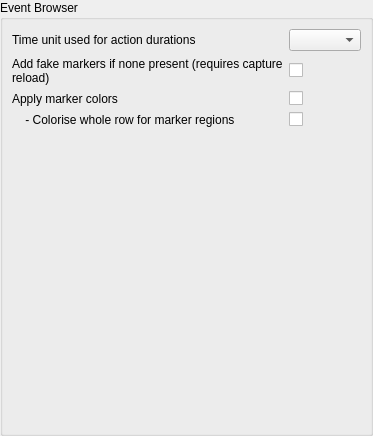
     <widget class="QWidget" name="eventTab">
      <attribute name="title">
       <string>Event Browser</string>
      </attribute>
      <layout class="QHBoxLayout" name="horizontalLayout_4">
       <property name="leftMargin">
        <number>0</number>
       </property>
       <property name="topMargin">
        <number>0</number>
       </property>
       <property name="rightMargin">
        <number>0</number>
       </property>
       <property name="bottomMargin">
        <number>0</number>
       </property>
       <item>
        <widget class="QGroupBox" name="groupBox_6">
         <property name="title">
          <string>Event Browser</string>
         </property>
         <layout class="QGridLayout" name="gridLayout_7">
          <item row="0" column="0">
           <widget class="QLabel" name="label_19">
            <property name="sizePolicy">
             <sizepolicy hsizetype="Expanding" vsizetype="Preferred">
              <horstretch>0</horstretch>
              <verstretch>0</verstretch>
             </sizepolicy>
            </property>
            <property name="toolTip">
             <string>The time unit to use when displaying the duration column in the event browser</string>
            </property>
            <property name="text">
             <string>Time unit used for action durations</string>
            </property>
           </widget>
          </item>
          <item row="0" column="1">
           <widget class="QComboBox" name="EventBrowser_TimeUnit">
            <property name="toolTip">
             <string>The time unit to use when displaying the duration column in the event browser</string>
            </property>
           </widget>
          </item>
          <item row="1" column="0">
           <widget class="QLabel" name="label_15">
            <property name="toolTip">
             <string>In the Event Browser, add fake markers if none are found in the capture.</string>
            </property>
            <property name="text">
             <string>Add fake markers if none present (requires capture reload)</string>
            </property>
            <property name="wordWrap">
             <bool>true</bool>
            </property>
           </widget>
          </item>
          <item row="1" column="1">
           <widget class="QCheckBox" name="EventBrowser_AddFake">
            <property name="toolTip">
             <string>In the Event Browser, add fake markers if none are found in the capture.</string>
            </property>
           </widget>
          </item>
          <item row="2" column="0">
           <widget class="QLabel" name="label_22">
            <property name="toolTip">
             <string>In the Event Browser and Timeline Bar, marker sections and marker labels will be colored with an API-specified color.
</string>
            </property>
            <property name="text">
             <string>Apply marker colors</string>
            </property>
           </widget>
          </item>
          <item row="2" column="1">
           <widget class="QCheckBox" name="EventBrowser_ApplyColors">
            <property name="toolTip">
             <string>In the Event Browser and Timeline Bar, marker sections and marker labels will be colored with an API-specified color.
</string>
            </property>
            <property name="text">
             <string/>
            </property>
           </widget>
          </item>
          <item row="3" column="0">
           <widget class="QLabel" name="label_23">
            <property name="toolTip">
             <string>When coloring marker sections in the Event Browser, the whole row of a marker region will be colored, not just a bar to the left of its children.</string>
            </property>
            <property name="text">
             <string>    - Colorise whole row for marker regions</string>
            </property>
           </widget>
          </item>
          <item row="3" column="1">
           <widget class="QCheckBox" name="EventBrowser_ColorEventRow">
            <property name="toolTip">
             <string>When coloring marker sections in the Event Browser, the whole row of a marker region will be colored, not just a bar to the left of its children.</string>
            </property>
            <property name="text">
             <string/>
            </property>
           </widget>
          </item>
          <item row="7" column="0">
           <spacer name="verticalSpacer_5">
            <property name="orientation">
             <enum>Qt::Vertical</enum>
            </property>
            <property name="sizeHint" stdset="0">
             <size>
              <width>20</width>
              <height>297</height>
             </size>
            </property>
           </spacer>
          </item>
         </layout>
        </widget>
       </item>
      </layout>
     </widget>
